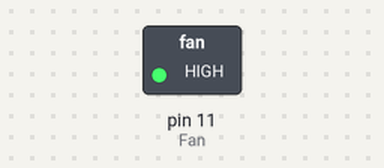
The sketch below on a simulated Arduino Uno, built with avr-gcc and run on an emulated ATmega328P. On the bench: switched loads named in the sketch (green lamp = pin HIGH).

Above: at 1.5 s.
At 4.5 s:
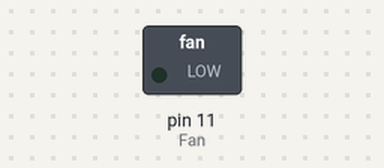
Timing chart, 0 to 7.8 s (numbered marks = the images above):
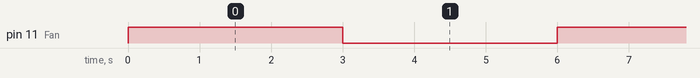

Measured:
- by itself, pin 11 (Fan): alternates HIGH for 3.0 s and LOW for 3.0 s

The sketch:

cooling.ino
```cpp
int Fan = 11;

void setup() {
  pinMode(Fan, OUTPUT);
}

void loop() {
  digitalWrite(Fan,255);
  delay(3000);
  digitalWrite(Fan,0);
  delay(3000);
}
```
